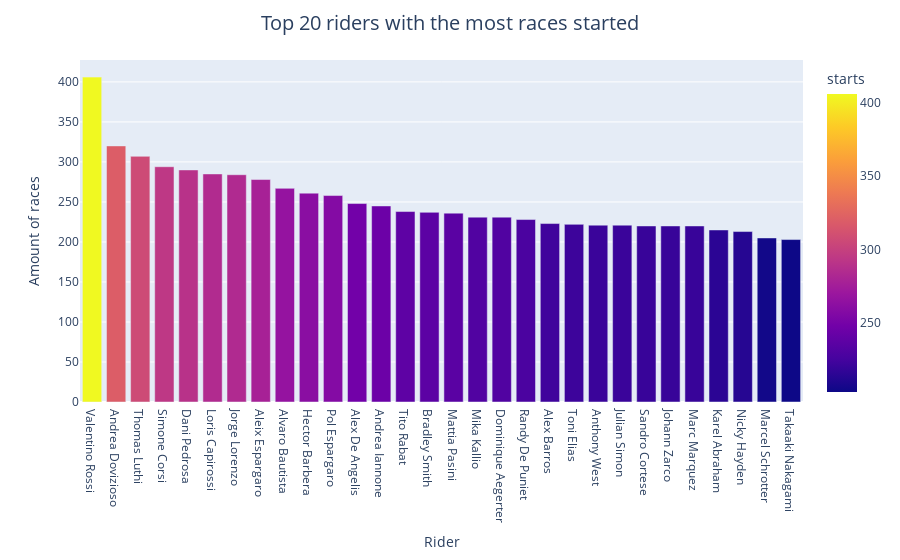

The notebook cell saved with this chart:
### Markdown cell above
### Top 20 riders with the most races started

### Code cell
#Top 20 riders with the most races started BAR
top_30_started_riders = rider_stats.head(30).sort_values('starts')

fig_bar_top_starts = px.bar(top_30_started_riders.sort_values('starts', ascending = False), x = 'rider_full_name', y = 'starts', color = 'starts')

fig_bar_top_starts.update_layout(
    title = 'Top 20 riders with the most races started',
    title_x = 0.5,
    title_font_size = 20,
)
fig_bar_top_starts.update_yaxes(
    title = 'Amount of races'
)
fig_bar_top_starts.update_xaxes(
    title = 'Rider'
)
fig_bar_top_starts.show()

### Figure 1 — Plotly figure (JSON) as saved in the notebook; plotly's stock layout.template omitted (floating-point values rounded to 4 significant figures)
{"data": [{"alignmentgroup": "True", "hovertemplate": "rider_full_name=%{x}<br>starts=%{marker.color}<extra></extra>", "legendgroup": "", "marker": {"color": [406, 320, 307, 294, 290, 285, 284, 278, 267, 261, 258, 248, 245, 238, 237, 236, 231, 231, 228, 223, 222, 221, 221, 220, 220, 220, 215, 213, 205, 203], "coloraxis": "coloraxis", "pattern": {"shape": ""}}, "name": "", "offsetgroup": "", "orientation": "v", "showlegend": false, "textposition": "auto", "type": "bar", "x": ["Valentino Rossi", "Andrea Dovizioso", "Thomas Luthi", "Simone Corsi", "Dani Pedrosa", "Loris Capirossi", "Jorge Lorenzo", "Aleix Espargaro", "Alvaro Bautista", "Hector Barbera", "Pol Espargaro", "Alex De Angelis", "Andrea Iannone", "Tito Rabat", "Bradley Smith", "Mattia Pasini", "Mika Kallio", "Dominique Aegerter", "Randy De Puniet", "Alex Barros", "Toni Elias", "Anthony West", "Julian Simon", "Sandro Cortese", "Johann Zarco", "Marc Marquez", "Karel Abraham", "Nicky Hayden", "Marcel Schrotter", "Takaaki Nakagami"], "xaxis": "x", "y": [406, 320, 307, 294, 290, 285, 284, 278, 267, 261, 258, 248, 245, 238, 237, 236, 231, 231, 228, 223, 222, 221, 221, 220, 220, 220, 215, 213, 205, 203], "yaxis": "y"}], "layout": {"barmode": "relative", "coloraxis": {"colorbar": {"title": {"text": "starts"}}, "colorscale": [[0, "#0d0887"], [0.1111, "#46039f"], [0.2222, "#7201a8"], [0.3333, "#9c179e"], [0.4444, "#bd3786"], [0.5556, "#d8576b"], [0.6667, "#ed7953"], [0.7778, "#fb9f3a"], [0.8889, "#fdca26"], [1, "#f0f921"]]}, "legend": {"tracegroupgap": 0}, "margin": {"t": 60}, "title": {"font": {"size": 20}, "text": "Top 20 riders with the most races started", "x": 0.5}, "xaxis": {"anchor": "y", "domain": [0, 1], "title": {"text": "Rider"}}, "yaxis": {"anchor": "x", "domain": [0, 1], "title": {"text": "Amount of races"}}}}
